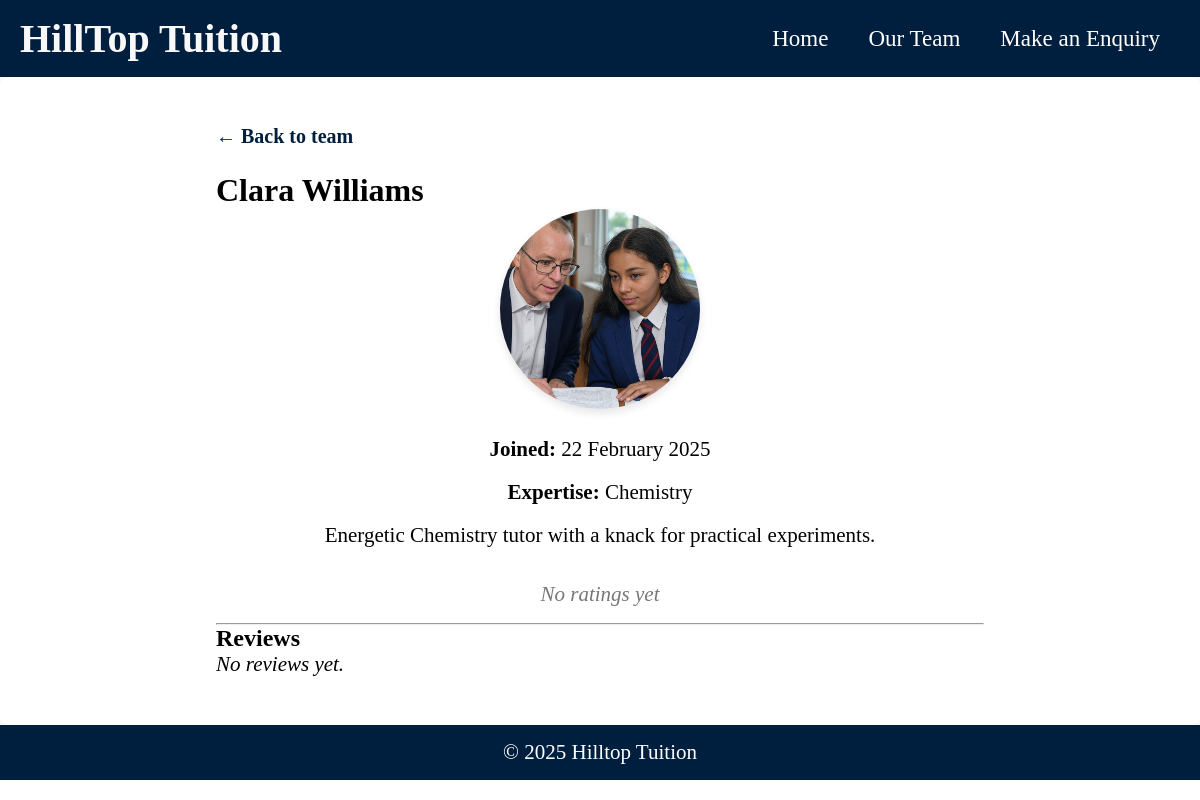
The page /tutor/5/ on the database its author committed.
### home/models.py (models this page shows, shortened)
class Tutor(models.Model):
    name = models.CharField(max_length=100, verbose_name="Tutor Name")
    about = models.TextField(max_length=2000, blank=True)
    summary = models.CharField(
        max_length=500,  # Adjust max_length as needed
        verbose_name="Short Summary",
        blank=True,
        help_text="Enter a short summary (max 500 characters)."
    )
    created = models.DateTimeField(default=timezone.now, verbose_name="Date Joined")
    image = models.ImageField(
        upload_to='tutors/',
        blank=True,
        null=True,
        verbose_name="Profile Image"
    )
    expertise = models.ManyToManyField(
        Expertise,
        related_name='tutors',
        blank=True,
        verbose_name="Areas of Expertise"
    )
    qualifications = models.TextField(
        max_length=500,
        blank=True,
        verbose_name="Qualifications",
        help_text="List the tutor’s qualifications (comma-separated or free text)."
    )
    @property
    def average_rating(self):
        agg = self.reviews.filter(stars__isnull=False).aggregate(avg=Avg('stars'))
        if agg['avg'] is None:
            return None
        return round(agg['avg'], 1)
    def expertise_list(self):
        return ", ".join(e.name for e in self.expertise.all())

class Expertise(models.Model):
    name = models.CharField(max_length=50, unique=True, verbose_name="Expertise Area")

### home/views.py (the view)
# urls.py: path('tutor/<int:pk>/', views.tutor_detail, name='tutor_detail'),
def tutor_detail(request, pk):
    tutor = get_object_or_404(Tutor, pk=pk)
    reviews = tutor.reviews.order_by('-created_at')
    return render(request, 'home/tutor_detail.html', {
        'tutor': tutor,
        'reviews': reviews,
    })

### home/templates/home/tutor_detail.html (shortened to what this page needs)
{% extends 'home/base.html' %}
{% load static %}
{% block content %}
<div class="tutor-detail">
  <a href="{% url 'meettheteam' %}" class="back-link">&larr; Back to team</a>
  <h1 class="tutor-name">{{ tutor.name }}</h1>
  {% if tutor.image %}
  <div class="tutor-image-container">
    <img src="{{ tutor.image.url }}" alt="{{ tutor.name }}" class="tutor-image" />
  </div>
  {% endif %}
  <div class="tutor-info">
    <p><strong>Joined:</strong> {{ tutor.created|date:"j F Y" }}</p>
    <p><strong>Expertise:</strong> {{ tutor.expertise_list }}</p>
    {% if tutor.about %}
    <div class="tutor-about">
      {{ tutor.about|linebreaks }}
    </div>
    {% endif %}
    <div class="tutor-rating">
      {% if tutor.average_rating %}
      <span class="avg">{{ tutor.average_rating }}/5 ★</span>
      <span class="count">({{ tutor.review_count }} review{{ tutor.review_count|pluralize }})</span>
      {% else %}
      <span class="no-rating"><em>No ratings yet</em></span>
      {% endif %}
    </div>
  </div>
  <hr />
  <section class="tutor-reviews">
    <h2>Reviews</h2>
    {% if reviews %}
      {% for review in reviews %}
      <article class="review-card-detail">
        <p class="review-text">“{{ review.text }}”</p>
        <time datetime="{{ review.created_at|date:'Y-m-d' }}">{{ review.created_at|date:"j F Y" }}</time>
        <div class="review-stars">
          {% if review.stars %}
            {% for i in "12345" %}
              {% if forloop.counter <= review.stars %}
                ★
              {% else %}
                ☆
              {% endif %}
            {% endfor %}
            <span class="sr-only">{{ review.stars }}/5 stars</span>
          {% else %}
            <em>No rating</em>
          {% endif %}
        </div>
      </article>
      {% endfor %}
    {% else %}
      <p><em>No reviews yet.</em></p>
    {% endif %}
  </section>
</div>
{% endblock %}

### home/static/home/home_styles.css (style rules this page uses)
:root { --primary-color: #001f3f; --secondary-color: #f8f8f8; --background-color: #ffff; --font-color: #000000; --hover-color: #0b5a8f; --font-main: Didot, Didot LT STD, Hoefler Text, Garamond, Calisto MT, Times New Roman, serif; --padding: 10px; --main-heading: 40px; --nav-link-size: 23px; --page-heading: 25px; --sub-heading: 20px; --paragraph: 21px; }
* { margin: 0; padding: 0; box-sizing: border-box; }
body { font-family: var(--font-main); background-color: var(--background-color); color: var(--font-color) !important; display: flex; width: 100%; flex-direction: column; }
body p { font-size: var(--paragraph); }
.back-link { display: inline-block; margin-bottom: 1.5rem; font-size: var(--sub-heading); color: var(--primary-color); text-decoration: none; font-weight: bold; }
.tutor-info { text-align: center; display: flex; flex-direction: column; align-items: center; gap: 10px; }
.tutor-info p { font-size: var(--paragraph); margin-bottom: 0.5rem; overflow-wrap: anywhere; word-wrap: break-word; hyphens: auto; }
.tutor-info { text-align: center; font-size: var(--main-heading); gap: 10px; }
.tutor-rating { display: flex; justify-content: center; align-items: center; gap: 0.5rem; margin: 1rem 0; font-size: var(--paragraph); }
.tutor-detail { width: 90%; max-width: 800px; margin: 2rem auto; padding: 1rem; }
.tutor-image-container { text-align: center; margin-bottom: 1.5rem; }
.tutor-image { width: 200px; height: 200px; object-fit: cover; border-radius: 50%; box-shadow: 0 4px 8px rgba(0,0,0,0.1); }
.no-rating { font-style: italic; color: #777; }

### rows shown on the page
Tutor: name "Clara Williams", image (picture), created "22 February 2025", expertise_list "Chemistry", about "Energetic Chemistry tutor with a knack for practical experiments."
